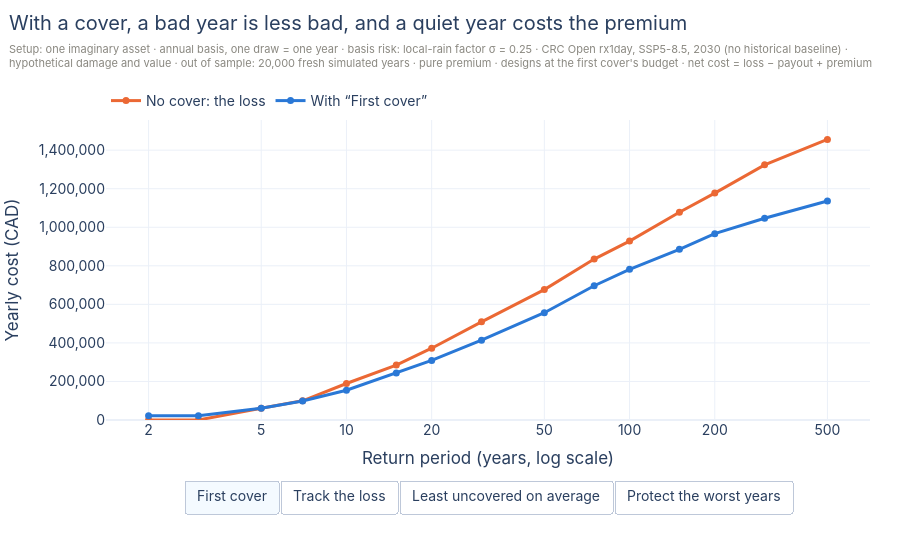

The notebook cell this image was saved under:
### Markdown cell above
Read this as a description of this one setup, not as a ranking. The goals differ
in **which years they care about**, and that is the mechanism behind the shapes.
Tracking the loss punishes every miss, large misses most of all, whether the payout
is too small or too large. Leaving the least uncovered on average only counts what
the payout fails to cover. The worst-years goal counts mostly the worst tenth of the
years, so on this imaginary asset, under pure pricing at this budget, it pays less
around 50 mm and more around 70 mm than the other two.

At the same money the designs and the hand-drawn cover end up close to each other
here. In this setup the local factor, more than the payout shape, is what limits
how much of the loss any of these covers can reach. A design picks where to spend
the money; it can't make the index see storms it doesn't see.

None of the three goals is better in general. Change the site, the damage curve,
the price or the budget, and the shapes and the numbers change with them. The
designs keep the premium agreed on their design years, and the first cover's
premium is priced on the fresh years, so the small difference between those two is
sampling noise.

> 💡 **Key idea: a design goal is a choice about whose bad years you care about.**
> For a payout π and a loss L, with U = max(L − π, 0) the part left uncovered:
> `MSE` minimises E[(L − π)²], `ExpectedUncovered` minimises E[U], and
> `WeightedCVaR(α, β)` minimises α·CVaR_β(U) + (1 − α)·E[U].

## 6. Does it hold up on years it never saw?

Everything in the table came from **fresh years**, simulated separately from the
years the designs were chosen on. In the module, that is the difference between
`split="in_sample"` and `split="out_of_sample"`, and the module refuses to report
an out-of-sample number if the two sets overlap.

The honest question for the brewery: **in the years the cover is written for, how
bad does a bad year get, with and without it?** The exceedance curve below answers
that on the fresh years. It shows the yearly cost: the loss with no cover, and the
loss minus the payout plus the premium with one.

### Code cell
RETURN_PERIODS = (2, 3, 5, 7, 10, 15, 20, 30, 50, 75, 100, 150, 200, 300, 500)
curves = compare([first_cover, *chosen], fresh_years, split="out_of_sample", design_sample=design_years,
                 options=MetricOptions(betas=(0.9,), return_periods=RETURN_PERIODS, loss_thresholds=(0.0,))).to_pandas().set_index("cover_label")
loss_curve = curves.iloc[0][[f"loss_rp{period}" for period in RETURN_PERIODS]].astype(float).to_numpy()

COVERS_SHOWN = {"First cover": BLUE, **{goal: color for goal, (_, color) in GOALS.items()}}
fig = go.Figure()
fig.add_trace(go.Scatter(x=RETURN_PERIODS, y=loss_curve, mode="lines+markers", name="No cover: the loss",
                         line=dict(color=ORANGE, width=3), marker=dict(size=7),
                         hovertemplate="1-in-%{x} years: loss CAD %{y:,.0f}<extra></extra>"))
for number, (label, color) in enumerate(COVERS_SHOWN.items()):
    net = curves.loc[label, [f"net_loss_rp{period}" for period in RETURN_PERIODS]].astype(float).to_numpy()
    fig.add_trace(go.Scatter(x=RETURN_PERIODS, y=net, mode="lines+markers", name=f"With “{label}”", line=dict(color=color, width=3),
                             marker=dict(size=7), visible=number == 0,
                             hovertemplate="1-in-%{x} years: net cost CAD %{y:,.0f}<extra></extra>"))

buttons = [dict(method="update", label=label,
                args=[{"visible": [True] + [item == number for item in range(len(COVERS_SHOWN))]}])
           for number, label in enumerate(COVERS_SHOWN)]
layout(fig, "With a cover, a bad year is less bad, and a quiet year costs the premium",
       FRESH_SETUP + f" · pure premium · designs at the first cover's budget · net cost = loss − payout + premium",
       xaxis=dict(type="log", title="Return period (years, log scale)", tickvals=[2, 5, 10, 20, 50, 100, 200, 500]),
       yaxis=dict(title="Yearly cost (CAD)", tickformat=",.0f", rangemode="tozero"), legend=dict(orientation="h", yanchor="bottom", y=1.01, x=0), height=540,
       bottom=120, updatemenus=[dict(type="buttons", direction="right", x=0.5, y=-0.2, xanchor="center", yanchor="top", showactive=True, buttons=buttons)])
fig.show()

### Figure 1 — Plotly figure (JSON) as saved in the notebook; plotly's stock layout.template omitted (floating-point values rounded to 4 significant figures)
{"data": [{"hovertemplate": "1-in-%{x} years: loss CAD %{y:,.0f}<extra></extra>", "line": {"color": "#eb6834", "width": 3}, "marker": {"size": 7}, "mode": "lines+markers", "name": "No cover: the loss", "type": "scatter", "x": [2, 3, 5, 7, 10, 15, 20, 30, 50, 75, 100, 150, 200, 300, 500], "y": [0.0, 0.0, 60970.0, 99460.0, 189400.0, 285000.0, 372500.0, 509300.0, 676500.0, 834900.0, 928200.0, 1078000.0, 1177000.0, 1324000.0, 1456000.0]}, {"hovertemplate": "1-in-%{x} years: net cost CAD %{y:,.0f}<extra></extra>", "line": {"color": "#2a78d6", "width": 3}, "marker": {"size": 7}, "mode": "lines+markers", "name": "With “First cover”", "type": "scatter", "visible": true, "x": [2, 3, 5, 7, 10, 15, 20, 30, 50, 75, 100, 150, 200, 300, 500], "y": [21660.0, 21660.0, 60830.0, 98390.0, 154200.0, 243300.0, 309200.0, 414200.0, 556500.0, 696600.0, 782000.0, 885800.0, 966900.0, 1047000.0, 1137000.0]}, {"hovertemplate": "1-in-%{x} years: net cost CAD %{y:,.0f}<extra></extra>", "line": {"color": "#2a78d6", "width": 3}, "marker": {"size": 7}, "mode": "lines+markers", "name": "With “Track the loss”", "type": "scatter", "visible": false, "x": [2, 3, 5, 7, 10, 15, 20, 30, 50, 75, 100, 150, 200, 300, 500], "y": [21240.0, 21240.0, 61680.0, 99370.0, 154300.0, 245700.0, 306600.0, 410300.0, 546100.0, 665100.0, 761600.0, 862700.0, 927300.0, 1026000.0, 1113000.0]}, {"hovertemplate": "1-in-%{x} years: net cost CAD %{y:,.0f}<extra></extra>", "line": {"color": "#eb6834", "width": 3}, "marker": {"size": 7}, "mode": "lines+markers", "name": "With “Least uncovered on average”", "type": "scatter", "visible": false, "x": [2, 3, 5, 7, 10, 15, 20, 30, 50, 75, 100, 150, 200, 300, 500], "y": [21240.0, 21240.0, 61260.0, 99500.0, 154300.0, 244100.0, 308600.0, 410800.0, 545900.0, 671500.0, 769100.0, 874400.0, 933300.0, 1042000.0, 1129000.0]}, {"hovertemplate": "1-in-%{x} years: net cost CAD %{y:,.0f}<extra></extra>", "line": {"color": "#1baf7a", "width": 3}, "marker": {"size": 7}, "mode": "lines+markers", "name": "With “Protect the worst years”", "type": "scatter", "visible": false, "x": [2, 3, 5, 7, 10, 15, 20, 30, 50, 75, 100, 150, 200, 300, 500], "y": [21240.0, 21240.0, 64480.0, 102000.0, 157800.0, 246700.0, 306100.0, 414200.0, 544700.0, 657900.0, 744500.0, 854600.0, 902100.0, 988800.0, 1101000.0]}], "layout": {"font": {"family": "Inter, Helvetica, Arial, sans-serif", "size": 14}, "height": 540, "hoverlabel": {"font": {"size": 13}}, "legend": {"orientation": "h", "x": 0, "y": 1.01, "yanchor": "bottom"}, "margin": {"b": 120, "l": 75, "r": 30, "t": 120}, "title": {"subtitle": {"font": {"color": "#8a8880", "size": 11}, "text": "Setup: one imaginary asset · annual basis, one draw = one year · basis risk: local-rain factor σ = 0.25 · CRC Open rx1day, SSP5-8.5, 2030 (no historical baseline) ·<br>hypothetical damage and value · out of sample: 20,000 fresh simulated years · pure premium · designs at the first cover's budget · net cost = loss − payout + premium"}, "text": "With a cover, a bad year is less bad, and a quiet year costs the premium", "x": 0.01, "y": 0.97, "yanchor": "top"}, "updatemenus": [{"buttons": [{"args": [{"visible": [true, true, false, false, false]}], "label": "First cover", "method": "update"}, {"args": [{"visible": [true, false, true, false, false]}], "label": "Track the loss", "method": "update"}, {"args": [{"visible": [true, false, false, true, false]}], "label": "Least uncovered on average", "method": "update"}, {"args": [{"visible": [true, false, false, false, true]}], "label": "Protect the worst years", "method": "update"}], "direction": "right", "showactive": true, "type": "buttons", "x": 0.5, "xanchor": "center", "y": -0.2, "yanchor": "top"}], "xaxis": {"tickvals": [2, 5, 10, 20, 50, 100, 200, 500], "title": {"text": "Return period (years, log scale)"}, "type": "log"}, "yaxis": {"rangemode": "tozero", "tickformat": ",.0f", "title": {"text": "Yearly cost (CAD)"}}}}
